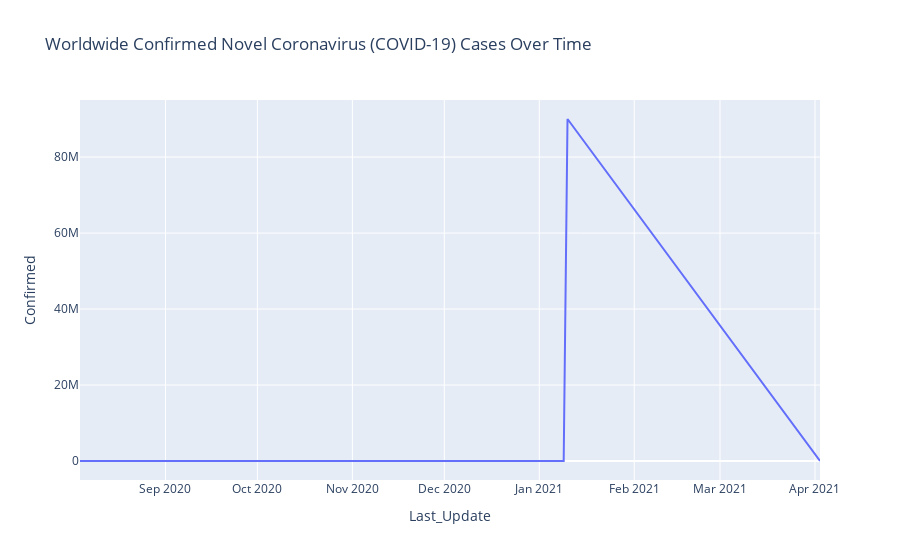

The code cell stored with this chart in its notebook:
### Code cell
total_cases = covid.groupby('Last_Update')['Last_Update', 'Confirmed'].sum().reset_index()
covid_cases_over_time_us_graph = px.line(total_cases, x="Last_Update", y="Confirmed", title="Worldwide Confirmed Novel Coronavirus (COVID-19) Cases Over Time")
covid_cases_over_time_us_graph.show()

### Figure 1 — Plotly figure (JSON) as saved in the notebook; plotly's stock layout.template omitted (floating-point values rounded to 4 significant figures)
{"data": [{"hovertemplate": "Last_Update=%{x}<br>Confirmed=%{y}<extra></extra>", "legendgroup": "", "line": {"color": "#636efa", "dash": "solid"}, "marker": {"symbol": "circle"}, "mode": "lines", "name": "", "orientation": "v", "showlegend": false, "type": "scatter", "x": ["2020-08-04 02:27:56", "2020-08-07 22:34:20", "2020-12-21 13:27:30", "2021-01-08 23:22:27", "2021-01-10 05:22:12", "2021-04-02 15:13:53"], "xaxis": "x", "y": [152, 0, 788, 196, 90019343, 399], "yaxis": "y"}], "layout": {"legend": {"tracegroupgap": 0}, "title": {"text": "Worldwide Confirmed Novel Coronavirus (COVID-19) Cases Over Time"}, "xaxis": {"anchor": "y", "domain": [0, 1], "title": {"text": "Last_Update"}}, "yaxis": {"anchor": "x", "domain": [0, 1], "title": {"text": "Confirmed"}}}}
